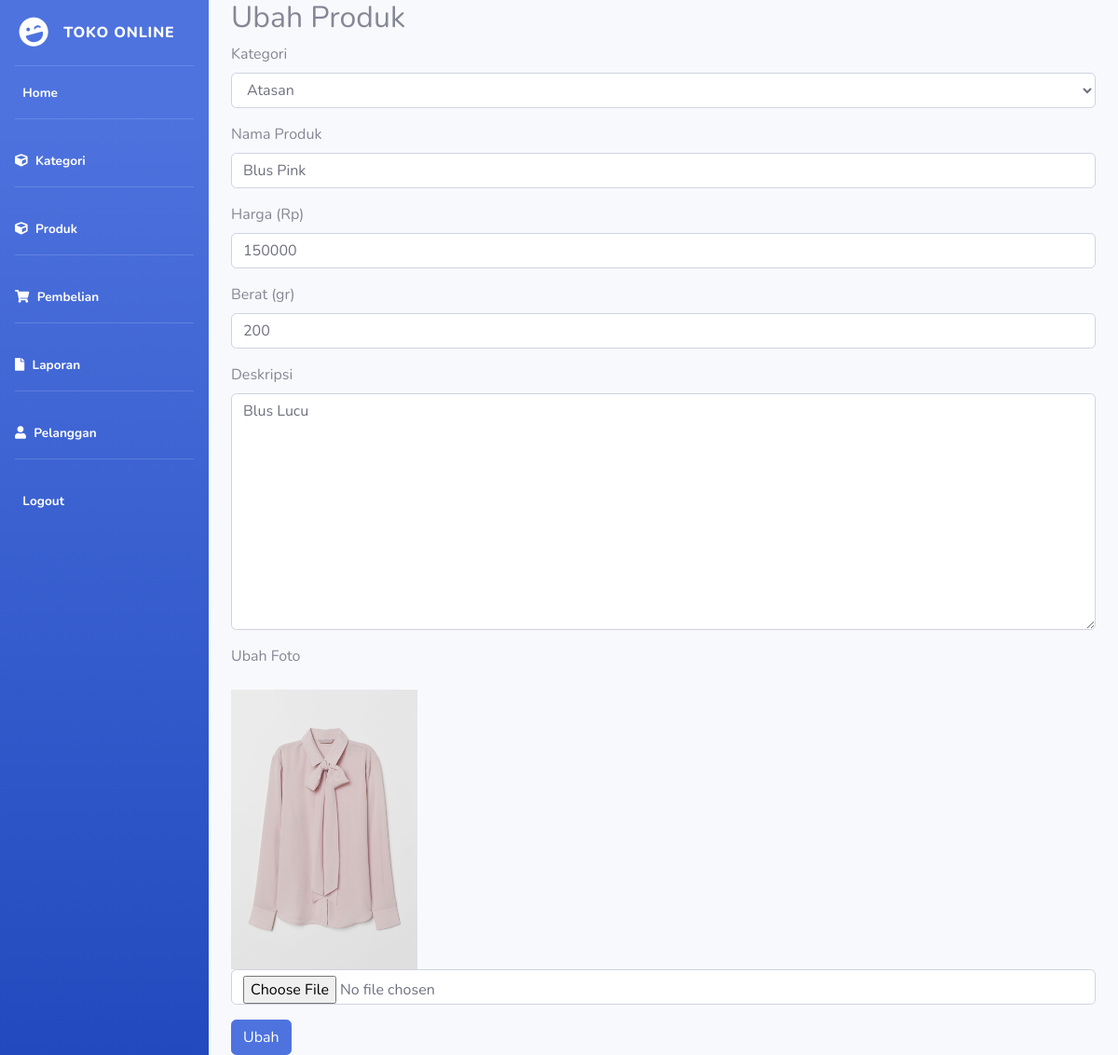
The app's page /Admin/index.php?halaman=ubahproduk&id=7 (signed in) with its own data.
### tables this page shows
CREATE TABLE `produk` (
  `id_produk` int(11) NOT NULL,
  `id_kategori` int(5) NOT NULL,
  `nama_produk` varchar(100) NOT NULL,
  `harga_produk` int(11) NOT NULL,
  `berat_produk` int(11) NOT NULL,
  `foto_produk` varchar(100) NOT NULL,
  `deskripsi_produk` text NOT NULL,
  `stok_produk` int(5) NOT NULL
);

CREATE TABLE `kategori` (
  `id_kategori` int(5) NOT NULL,
  `nama_kategori` varchar(100) NOT NULL
);

### Admin/ubahproduk.php (the view, shortened to what this page needs)
<h2> Ubah Produk </h2>
<?php
$data = $koneksi->query("SELECT * FROM produk WHERE id_produk='$_GET[id]'");
$detail=$data->fetch_assoc();
?>
<?php
$datakategori=array();
$ambil = $koneksi->query("SELECT * FROM kategori");
while ($tiap = $ambil->fetch_assoc()){
	$datakategori[] = $tiap;
}
?>
<form method="POST" enctype="multipart/form-data">
	<div class="form-group">
		<label>Kategori</label>
		<select class=form-control name="id_kategori">
			<?php foreach ($datakategori as $key => $value):?>
				<option value="<?php echo $value["id_kategori"] ?>"  <?php if($detail["id_kategori"]==$value["id_kategori"]){
					echo "selected";
				} ?> >
					<?php echo $value["nama_kategori"];?>
				</option>
			<?php endforeach?>
		</select>
	</div>
    <div class="form-group">
        <label> Nama Produk </label>
        <input type="text" class="form-control" name="nama" value="<?php echo $detail['nama_produk']; ?>">
    </div>
    <div class="form-group">
        <label> Harga (Rp) </label>
        <input type="number" class="form-control" name="harga" value="<?php echo $detail['harga_produk']; ?>">
    </div>
    <div class="form-group">
        <label> Berat (gr) </label>
        <input type="number" class="form-control" name="berat" value="<?php echo $detail['berat_produk']; ?>">
    </div>
    <div class="form-group">
        <label> Deskripsi </label>
        <textarea class="form-control" name="deskripsi" rows="10"><?php echo $detail['deskripsi_produk']; ?> </textarea>
    </div>
    <div class="form-group">
        <label> Ubah Foto </label>
    </div>
    <div class="form-group">
        <img src="./foto_produk/<?php echo $detail['foto_produk'] ?>"  width="200">
        <input type="file" class="form-control" name="foto">
    </div>
    <button class="btn btn-primary" name="ubah">Ubah</button>
</form>

### records on screen
produk: id_kategori "Atasan", nama "Blus Pink", harga "150000", berat "200", deskripsi "Blus Lucu", foto_produk (picture)
